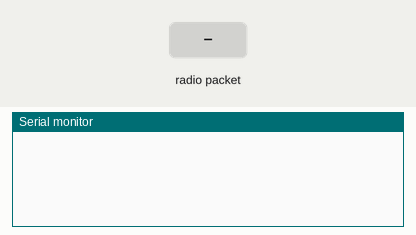
A sketch run on a simulated Arduino Uno, built with avr-gcc and run on an emulated ATmega328P. Parts: the last lines printed to the serial monitor. The test bench sets the inputs (shaded band). No radio packets arrive unless stated.

Above: at 1.2 s.
1.3 s: radio packet "1" arrives
At 2.1 s:
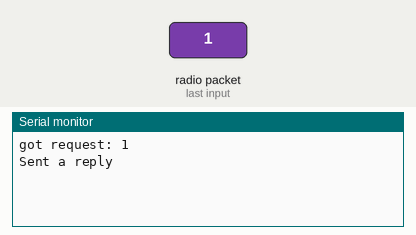
2.8 s: radio packet "0" arrives
At 3.3 s:
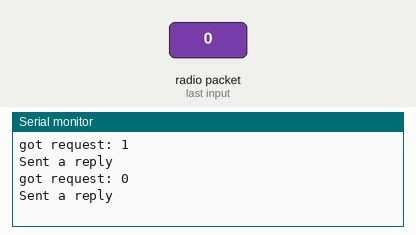
4.3 s: radio packet "2" arrives
At 5.6 s:
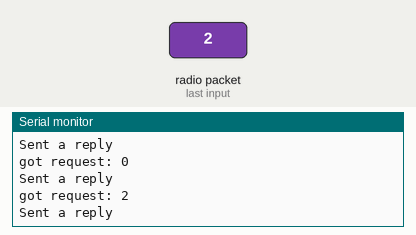

The sketch:

test-rfm69-last.ino
```cpp
// rf69_server.pde
// -*- mode: C++ -*-
// Example sketch showing how to create a simple messageing server
// with the RH_RF69 class. RH_RF69 class does not provide for addressing or
// reliability, so you should only use RH_RF69  if you do not need the higher
// level messaging abilities.
// It is designed to work with the other example rf69_client
// Demonstrates the use of AES encryption, setting the frequency and modem
// configuration.
#include <SPI.h>
#include <RH_RF69.h>
// Singleton instance of the radio driver
RH_RF69 rf69(10,2);
//RH_RF69 rf69(9,3);
//RFM69 radio = RFM69(RFM69_CS, RFM69_IRQ, IS_RFM69HCW, RFM69_IRQN);
//RH_RF69 rf69(15, 16); // For RF69 on PJRC breakout board with Teensy 3.1
//RH_RF69 rf69(4, 2); // For MoteinoMEGA https://lowpowerlab.com/shop/moteinomega
//RH_RF69 rf69(8, 7); // Adafruit Feather 32u4

void setup()
{
  Serial.begin(9600);
  //while (!Serial);
  delay(50);
  if (!rf69.init())
    Serial.println("init failed");
  // Defaults after init are 434.0MHz, modulation GFSK_Rb250Fd250, +13dbM (for low power module)
  // No encryption
  if (!rf69.setFrequency(915.0)) //(434.0)
    Serial.println("setFrequency failed");
  // If you are using a high power RF69 eg RFM69HW, you *must* set a Tx power with the
  // ishighpowermodule flag set like this:
  rf69.setTxPower(14, true);
  // The encryption key has to be the same as the one in the client
  uint8_t key[] = { 0x01, 0x02, 0x03, 0x04, 0x05, 0x06, 0x07, 0x08,
                    0x01, 0x02, 0x03, 0x04, 0x05, 0x06, 0x07, 0x08};
  rf69.setEncryptionKey(key);

#if 0
  // For compat with RFM69 Struct_send
  rf69.setModemConfig(RH_RF69::GFSK_Rb250Fd250);
  rf69.setPreambleLength(3);
  uint8_t syncwords[] = { 0x2d, 0x64 };
  rf69.setSyncWords(syncwords, sizeof(syncwords));
  rf69.setEncryptionKey((uint8_t*)"thisIsEncryptKey");
#endif
}
void loop()
{
  if (rf69.available())
  {
    // Should be a message for us now
    uint8_t buf[RH_RF69_MAX_MESSAGE_LEN];
    uint8_t len = sizeof(buf);
    if (rf69.recv(buf, &len))
    {
//      RH_RF69::printBuffer("request: ", buf, len);
      Serial.print("got request: ");
      Serial.println((char*)buf);
//      Serial.print("RSSI: ");
//      Serial.println(rf69.lastRssi(), DEC);

      // Send a reply
      uint8_t data[] = "And hello back to you";
      rf69.send(data, sizeof(data));
      rf69.waitPacketSent();
      Serial.println("Sent a reply");
    }
    else
    {
      Serial.println("recv failed");
    }
  }
}
```

Measured:
- after the input at 1.3 s, the serial monitor: prints a new line at once (image 1)
- after the input at 2.8 s, the serial monitor: prints a new line at once (image 2)
- after the input at 4.3 s, the serial monitor: prints a new line at once (image 3)
